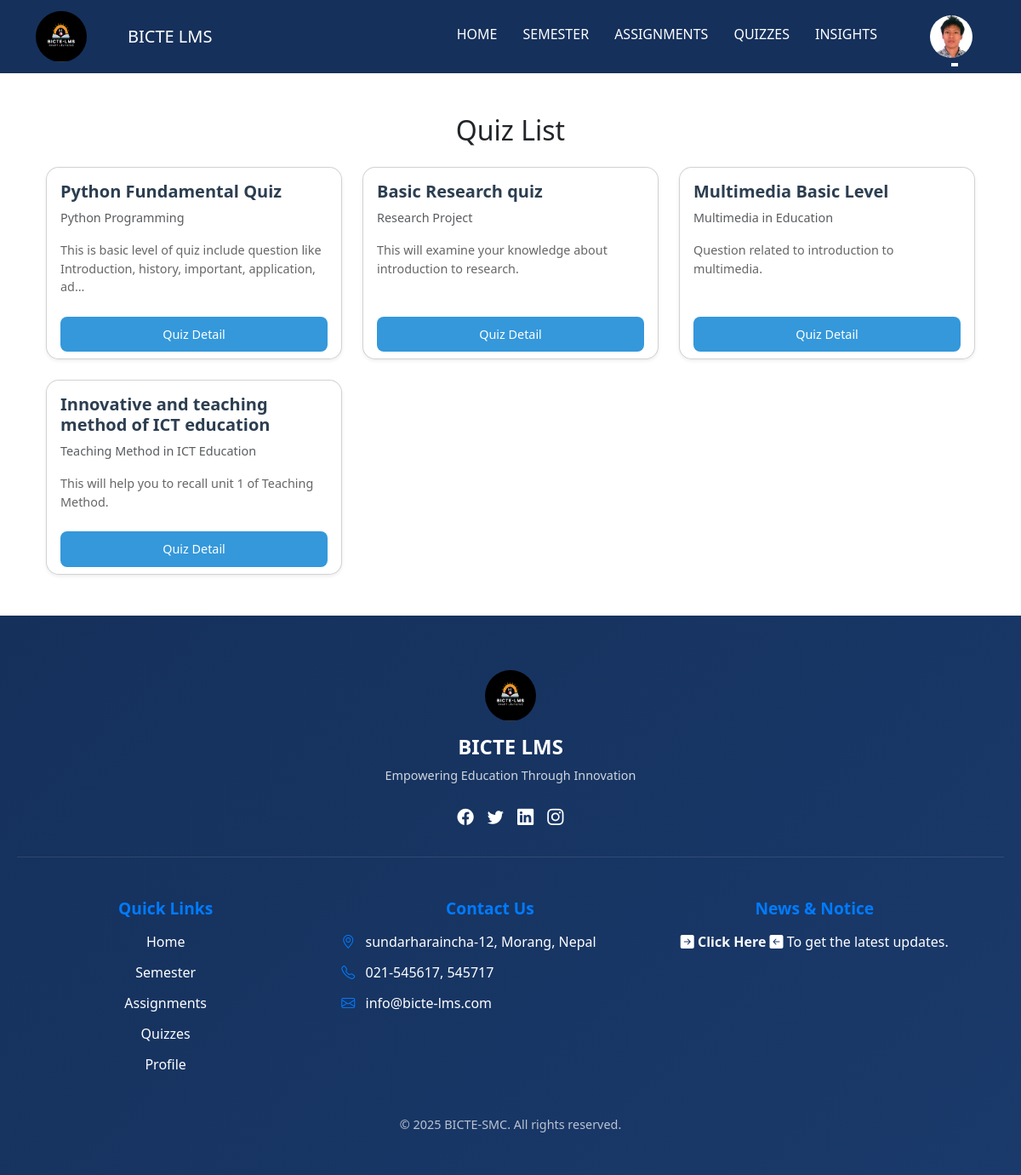
The page /api/student-quiz-list/ (signed in) on the database as committed earlier.
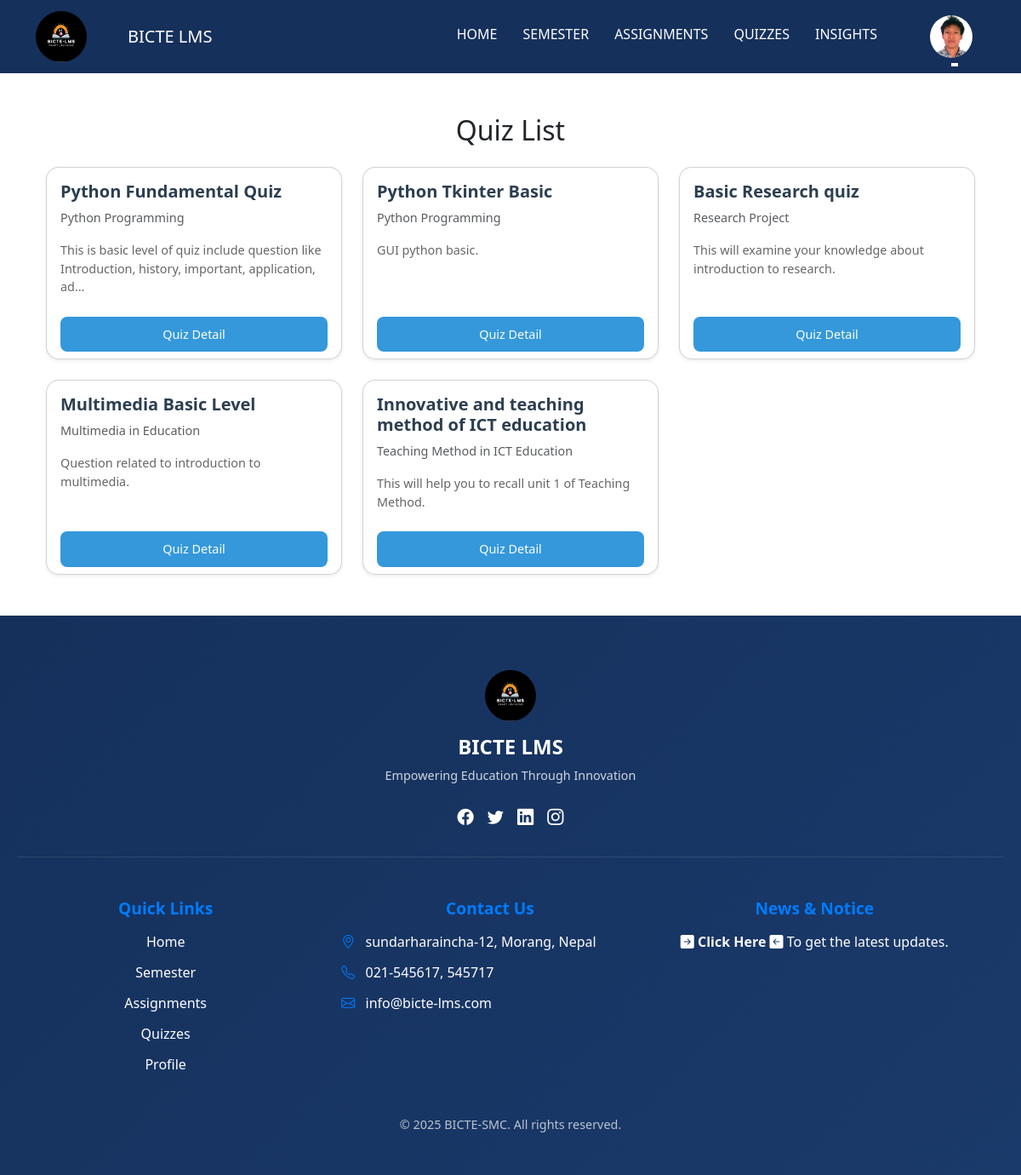
The same page on the database as committed later.
### main/models.py (models this page shows, shortened)
class Quiz(models.Model):
    title = models.CharField(max_length=255, verbose_name="Quiz Title")
    description = models.TextField(blank=True, null=True, verbose_name="Description")
    created_at = models.DateTimeField(auto_now_add=True, verbose_name="Created At")
    updated_at = models.DateTimeField(auto_now=True, verbose_name="Updated At")
    is_active = models.BooleanField(default=True, verbose_name="Is Active")
    course = models.ForeignKey(Course, on_delete=models.CASCADE, related_name="quizzes", verbose_name="Course")
    teacher = models.ForeignKey(Teacher, on_delete=models.CASCADE, related_name="quizzes", verbose_name="Teacher")
    class Meta:
        verbose_name = "Quiz"
        verbose_name_plural = "Quizzes"

class Course(models.Model):
    syllabus_file = models.FileField(upload_to='syllabus_files/', null=True, blank=True)
    subject_code = models.CharField(max_length=20)
    title = models.CharField(max_length=50)
    description = models.TextField()
    credits = models.IntegerField()
    is_elective = models.BooleanField(default=False, blank=True, null=True)
    semester = models.ForeignKey(Semester, on_delete=models.CASCADE)
    teacher = models.ForeignKey(Teacher, on_delete=models.SET_NULL, null=True, blank=True)
    class Meta:
        verbose_name = "Course"
        verbose_name_plural = "Courses"

### main/views.py (the view)
# urls.py: path('student-quiz-list/', views.StudentQuizListView.as_view(), name='student-quiz-list'),
class StudentQuizListView(LoginRequiredMixin, TemplateView):
    template_name = 'student_template/student_quiz_list.html'
    login_url = '/api/login/'
    def get_context_data(self, **kwargs):
        context = super().get_context_data(**kwargs)
        try:
            student = Student.objects.get(id=self.request.session.get('user_id'))
            context['student'] = student
            if student.semester:
                if student.semester.is_active:
                    quizzes = Quiz.objects.filter(course__semester=student.semester, is_active=True)
                    context['quizzes'] = quizzes
                else:
                    context['warning'] = 'You are not enrolled in an active semester. Please contact the administrator.'
                    context['quizzes'] = []
            else:
                context['warning'] = 'You are not enrolled in any semester. Please contact the administrator.'
                context['quizzes'] = []
        except Student.DoesNotExist:
            context['error'] = 'Student not found. Please log in again.'
        return context

### templates/student_template/student_quiz_list.html (shortened to what this page needs)
{% extends "student_template/st_base_template.html" %} {% load static %} {% block title %} Quiz List - BICTESMC {% endblock %} {% block content %}
<div class="container my-5">
    <h2 class="text-center mb-4">Quiz List</h2>
    <div class="row row-cols-1 row-cols-md-2 row-cols-lg-3 g-4">
        {% for quiz in quizzes %}
        <div class="col">
            <div class="card h-100 shadow-sm quiz-card">
                <div class="card-body">
                    <h5 class="card-title">{{ quiz.title }}</h5>
                    <p class="card-text text-muted">{{ quiz.course.title }}</p>
                    <p class="card-text">{{ quiz.description|truncatechars:100 }}</p>
                </div>
                <div class="card-footer bg-transparent border-0">
                    <a href="{% url 'student-quiz-detail' quiz.id %}" class="btn btn-primary w-100"> Quiz Detail</a>
                </div>
            </div>
        </div>
        {% empty %}
        <div class="container my-5 d-flex justify-content-center align-items-center">
            <div class="alert alert-info text-center " role="alert ">
                No quizzes available for your semester.
            </div>
        </div>
        {% endfor %}
    </div>
</div>
{% endblock %}

Rows that differ between the two databases and show on the page:
added Quiz: title "Python Tkinter Basic", course "Python Programming", description "GUI python basic."
